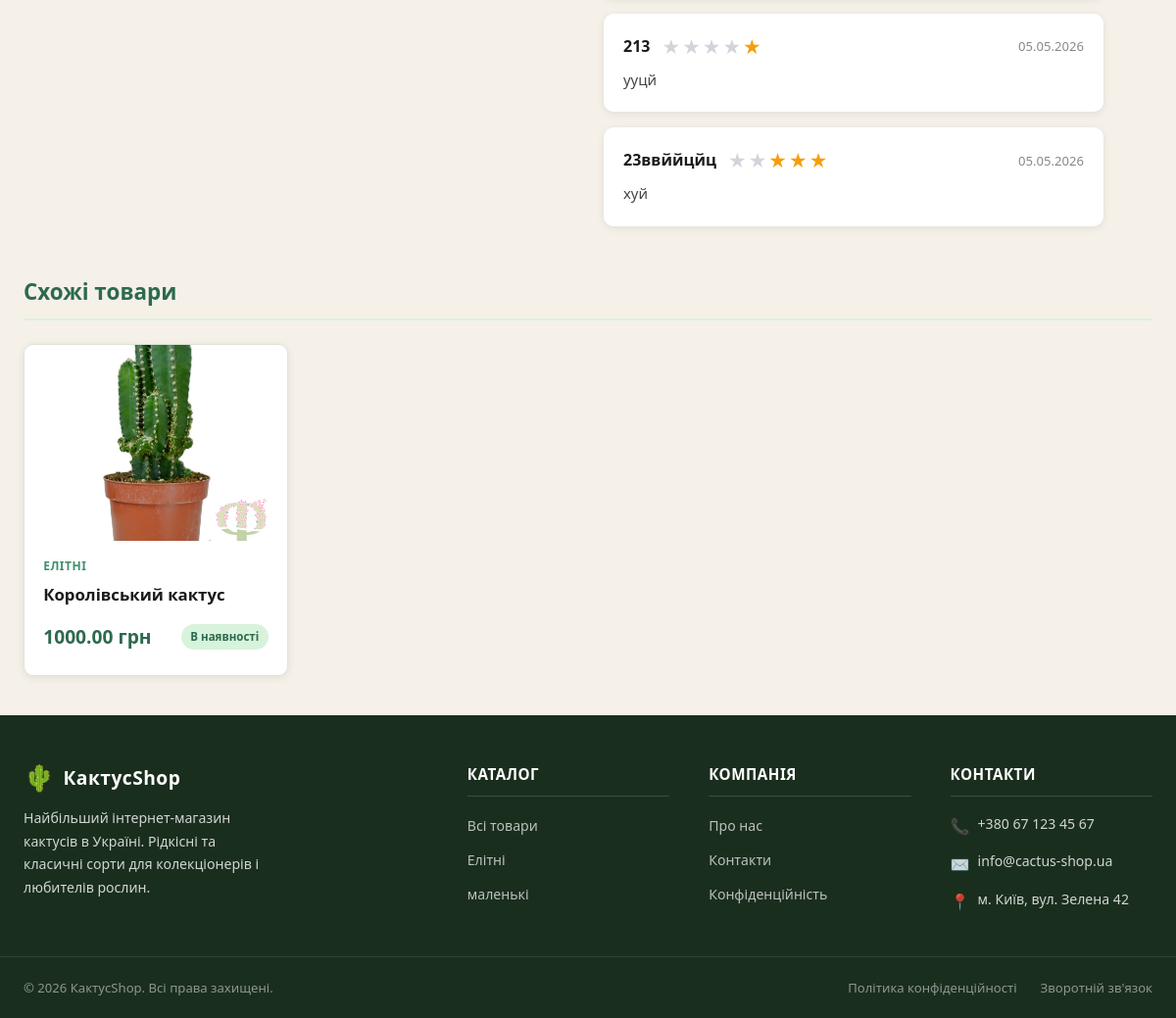
The app's page /product/zigatus/ (lower part), older data.
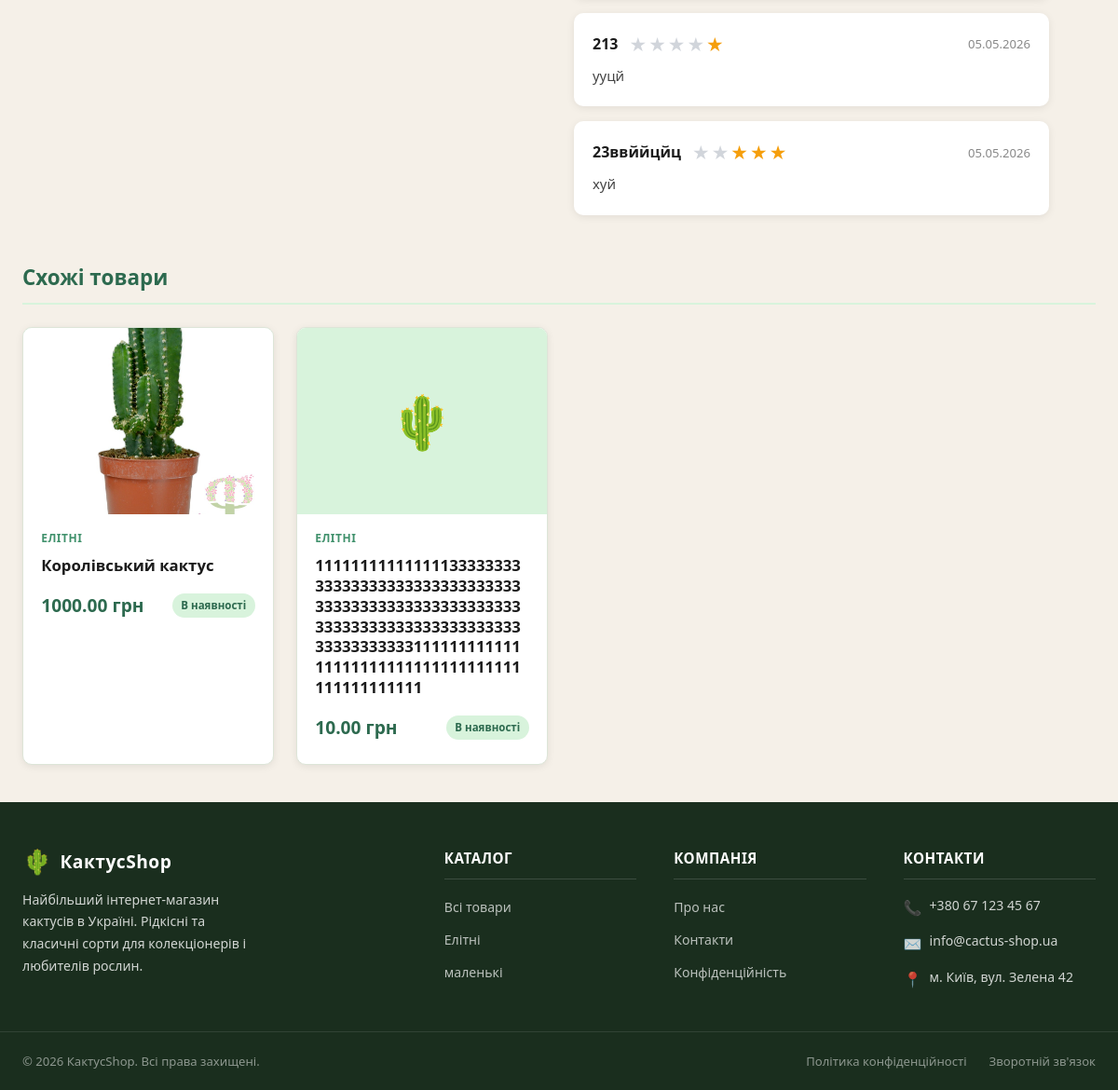
The same page, newer data.
### shop/models.py (models this page shows, shortened)
class ProductRating(models.Model):
    product = models.ForeignKey(Product, on_delete=models.CASCADE, related_name='ratings', verbose_name='Товар')
    reviewer_name = models.CharField('Імʼя', max_length=100)
    reviewer_email = models.EmailField('Email', blank=True)
    rating = models.PositiveSmallIntegerField(
        'Оцінка',
        validators=[MinValueValidator(1), MaxValueValidator(5)]
    )
    comment = models.TextField('Коментар', blank=True)
    created_at = models.DateTimeField('Дата оцінки', auto_now_add=True)
    class Meta:
        verbose_name = 'Оцінка товару'
        verbose_name_plural = 'Оцінки товарів'
        ordering = ['-created_at']

class Product(models.Model):
    category = models.ForeignKey(
        Category,
        on_delete=models.CASCADE,
        related_name='products',
        verbose_name='Категорія'
    )
    name = models.CharField('Назва товару', max_length=150)
    slug = models.SlugField('Слаг', unique=True)
    price = models.DecimalField('Ціна', max_digits=10, decimal_places=2)
    stock = models.PositiveIntegerField('Кількість на складі', default=0)
    description = models.TextField(
        'Опис товару',
        blank=True,
        validators=[MaxLengthValidator(2000)],
    )
    image_url = models.URLField('Фото URL', blank=True)
    image = models.ImageField('Фото товару', upload_to='products/', blank=True, null=True)
    available = models.BooleanField('В наявності', default=True)
    created_at = models.DateTimeField(auto_now_add=True)
    updated_at = models.DateTimeField(auto_now=True)
    class Meta:
        verbose_name = 'Товар'
        verbose_name_plural = 'Товари'

class Category(models.Model):
    name = models.CharField('Назва', max_length=100)
    slug = models.SlugField('Слаг', unique=True)
    description = models.TextField('Опис', blank=True)
    created_at = models.DateTimeField(auto_now_add=True)
    updated_at = models.DateTimeField(auto_now=True)
    class Meta:
        verbose_name = 'Категорія'
        verbose_name_plural = 'Категорії'

### shop/views.py (the view, shortened to what this page needs)
# urls.py: path('product/<slug:slug>/', views.product_detail, name='product_detail'),
def product_detail(request, slug):
    categories = Category.objects.all()
    product = get_object_or_404(Product, slug=slug)
    related_products = Product.objects.filter(
        category=product.category, available=True
    ).exclude(pk=product.pk)[:4]
    ratings = product.ratings.all().order_by('-created_at')
    avg_rating = ratings.aggregate(avg=Avg('rating'))['avg']
    rating_form = None
    context = {
        'categories': categories,
        'product': product,
        'related_products': related_products,
        'ratings': ratings,
        'avg_rating': avg_rating,
        'rating_form': rating_form,
    }
    return render(request, 'shop/product_detail.html', context)

### shop/context_processors.py (called while the page is built)
def cart_info(request):
    cart_count = 0
    try:
        if request.session.session_key:
            order = Order.objects.filter(
                session_key=request.session.session_key,
                is_completed=False
            ).prefetch_related('items').first()
            if order:
                cart_count = order.get_total_items()
    except Exception:
        pass
    return {'cart_count': cart_count}

### shop/templates/shop/product_detail.html (shortened to what this page needs)
{% extends 'shop/base.html' %}
{% block content %}
<section class="ratings-section">
    <div class="ratings-layout">
        <div class="reviews-list">
            {% if ratings %}
                {% for r in ratings %}
                <div class="review-card">
                    <div class="review-card__header">
                        <strong>{{ r.reviewer_name }}</strong>
                        <div class="review-stars">
                            {% for i in "54321" %}
                                {% if i|add:0 <= r.rating %}
                                    <span class="star star--filled">★</span>
                                {% else %}
                                    <span class="star star--empty">★</span>
                                {% endif %}
                            {% endfor %}
                        </div>
                        <span class="review-date">{{ r.created_at|date:"d.m.Y" }}</span>
                    </div>
                    {% if r.comment %}
                    <p class="review-comment">{{ r.comment }}</p>
                    {% endif %}
                </div>
                {% endfor %}
            {% else %}
                <p class="no-reviews">Відгуків поки немає. Станьте першим!</p>
            {% endif %}
        </div>
    </div>
</section>
{% if related_products %}
<section class="related-section">
    <h2>Схожі товари</h2>
    <div class="products-grid">
        {% for rp in related_products %}
        <div class="product-card">
            <div class="product-card__image-wrap">
                {% if rp.image %}
                    <img src="{{ rp.image.url }}" alt="{{ rp.name }}">
                {% elif rp.image_url %}
                    <img src="{{ rp.image_url }}" alt="{{ rp.name }}">
                {% else %}
                    <span class="product-card__no-image">🌵</span>
                {% endif %}
            </div>
            <div class="product-card__body">
                <span class="product-card__category">{{ rp.category.name }}</span>
                <div class="product-card__name">
                    <a href="{% url 'shop:product_detail' rp.slug %}">{{ rp.name }}</a>
                </div>
                <div class="product-card__footer">
                    <span class="product-card__price">{{ rp.price }} грн</span>
                    {% if rp.available %}
                        <span class="badge-available">В наявності</span>
                    {% else %}
                        <span class="badge-unavailable">Немає</span>
                    {% endif %}
                </div>
            </div>
        </div>
        {% endfor %}
    </div>
</section>
{% endif %}
{% endblock %}

### shop/templates/shop/base.html (shortened to what this page needs)
<!DOCTYPE html>
<html lang="uk">
<head>
    {% load static %}
    <link rel="stylesheet" href="{% static 'shop/css/style.css' %}">
</head>
<body>
<main>
    {% block content %}{% endblock %}
</main>
<footer>
    <div class="footer-top">
        <div class="footer-brand">
            <div class="logo">
                <span class="logo-icon">🌵</span>
                <span>КактусShop</span>
            </div>
            <p>Найбільший інтернет-магазин кактусів в Україні. Рідкісні та класичні сорти для колекціонерів і любителів рослин.</p>
        </div>
        <div class="footer-col">
            <h4>Каталог</h4>
            <ul>
                <li><a href="{% url 'shop:main' %}">Всі товари</a></li>
                {% for cat in categories %}
                    <li><a href="{% url 'shop:category' cat.slug %}">{{ cat.name }}</a></li>
                {% endfor %}
            </ul>
        </div>
        <div class="footer-col">
            <h4>Компанія</h4>
            <ul>
                <li><a href="{% url 'shop:about' %}">Про нас</a></li>
                <li><a href="{% url 'shop:contacts' %}">Контакти</a></li>
                <li><a href="{% url 'shop:privacy' %}">Конфіденційність</a></li>
            </ul>
        </div>
        <div class="footer-col">
            <h4>Контакти</h4>
            <div class="footer-contact-item">
                <span class="footer-contact-item__icon">📞</span>
                <span>+380 67 123 45 67</span>
            </div>
            <div class="footer-contact-item">
                <span class="footer-contact-item__icon">✉️</span>
                <span>info@cactus-shop.ua</span>
            </div>
            <div class="footer-contact-item">
                <span class="footer-contact-item__icon">📍</span>
                <span>м. Київ, вул. Зелена 42</span>
            </div>
        </div>
    </div>
    <div class="footer-bottom">
        <div class="footer-bottom-inner">
            <p>&copy; 2026 КактусShop. Всі права захищені.</p>
            <div class="footer-bottom-links">
                <a href="{% url 'shop:privacy' %}">Політика конфіденційності</a>
                <a href="{% url 'shop:contacts' %}">Зворотній зв'язок</a>
            </div>
        </div>
    </div>
</footer>
</body>
</html>

Row changes from the older to the newer data that the page shows:
added Product: category.name "ЕЛІТНІ", name "111111111111111333333333333333333333333333333333333333333333333333333333333333333333333333333333333333311111111111111111111111111111111111111111111111", price "10.00", available "В наявності"
